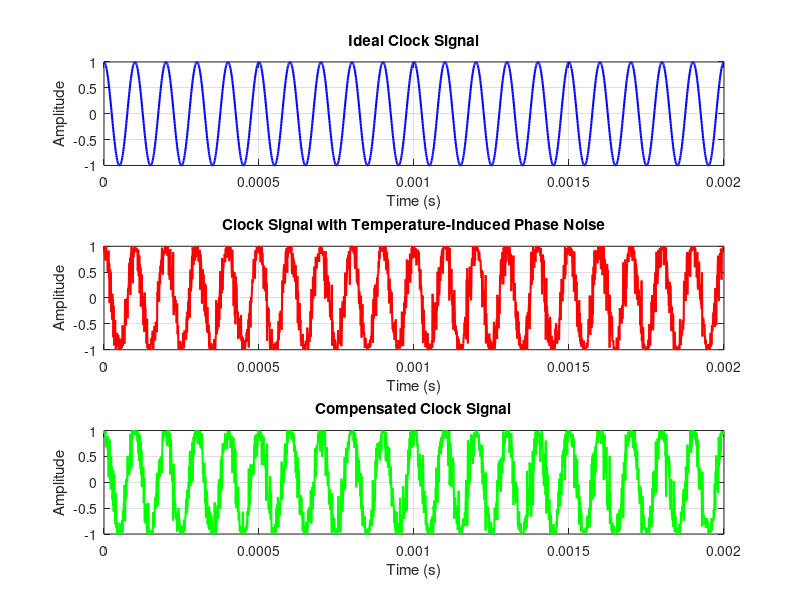

Recreate this plot in MATLAB.
pkg load signal;

fs = 1e6;
t = 0:1/fs:20e-3;
f0 = 10e3;
clk_ideal = cos(2 * pi * f0 * t);

temp_noise = 0.5 * sin(2 * pi * 1 * t) + 0.3 * randn(size(t));
clk_noisy = cos(2 * pi * f0 * t + temp_noise);

compensated_phase = temp_noise;
clk_compensated = cos(2 * pi * f0 * t - compensated_phase);

figure;
subplot(3,1,1);
plot(t(1:2000), clk_ideal(1:2000), 'b', 'linewidth', 1.5);
title('Ideal Clock Signal'); xlabel('Time (s)'); ylabel('Amplitude'); grid on;

subplot(3,1,2);
plot(t(1:2000), clk_noisy(1:2000), 'r', 'linewidth', 1.5);
title('Clock Signal with Temperature-Induced Phase Noise'); xlabel('Time (s)'); ylabel('Amplitude'); grid on;

subplot(3,1,3);
plot(t(1:2000), clk_compensated(1:2000), 'g', 'linewidth', 1.5);
title('Compensated Clock Signal'); xlabel('Time (s)'); ylabel('Amplitude'); grid on;
